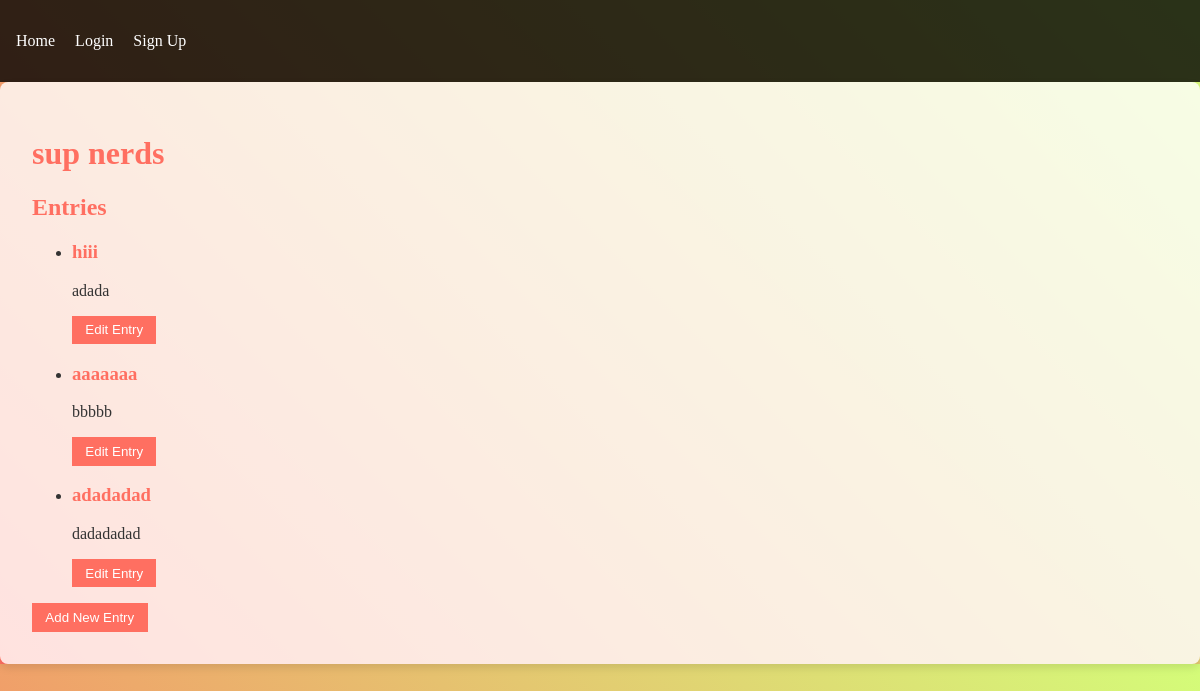
The app's page /blog/5 with its own data.
### tables this page shows
CREATE TABLE blogs (
        id INTEGER PRIMARY KEY AUTOINCREMENT,
        title TEXT NOT NULL,
        user_id INTEGER,
        FOREIGN KEY (user_id) REFERENCES users (id)
    );

CREATE TABLE entries (
        id INTEGER PRIMARY KEY AUTOINCREMENT,
        title TEXT NOT NULL,
        content TEXT NOT NULL,
        blog_id INTEGER,
        FOREIGN KEY (blog_id) REFERENCES blogs (id)
    );

### blog.py (the view)
@blog.route('/blog/<int:blog_id>')
def blog_view(blog_id):
    blog_item = query_db(
        'SELECT blogs.*, users.name AS username FROM blogs JOIN users ON blogs.user_id = users.id WHERE blogs.id = ?',
        [blog_id],
        one=True
    )
    entries = query_db('SELECT * FROM entries WHERE blog_id = ?', [blog_id])
    return render_template('blog_view.html', blog=blog_item, entries=entries)

### database.py (called while the page is built)
def query_db(query, args=(), one=False):
    conn = sqlite3.connect('db.sqlite3')
    conn.row_factory = sqlite3.Row
    cursor = conn.cursor()
    cursor.execute(query, args)
    rv = cursor.fetchall()
    conn.close()
    return (rv[0] if rv else None) if one else rv

### templates/blog_view.html
{% extends "base.html" %}
{% block content %}
<h1>{{ blog.title }}</h1>
<h2>Entries</h2>
<ul>
  {% for entry in entries %}
  <li>
    <h3>{{ entry.title }}</h3>
    <p>{{ entry.content }}</p>
    <button onclick="location.href='{{ url_for('blog.edit_entry', blog_id=blog.id, entry_id=entry.id) }}'">
      Edit Entry
    </button>
  </li>
  {% endfor %}
</ul>
<button onclick="location.href='{{ url_for('blog.new_entry', blog_id=blog.id) }}'">
  Add New Entry
</button>
{% endblock %}

### static/styles.css (style rules this page uses)
body { font-family: 'Arial, sans-serif'; background: linear-gradient(45deg, #ff6f61, #d4fc79); color: #333; margin: 0; padding: 0; }
h1, h2, h3 { color: #ff6f61; }
button { background: #ff6f61; color: #fff; border: none; padding: 0.5em 1em; cursor: pointer; }

### records on screen
blogs: title "sup nerds"
entries: title "hiii", content "adada"
entries: title "aaaaaaa", content "bbbbb"
entries: title "adadadad", content "dadadadad"
